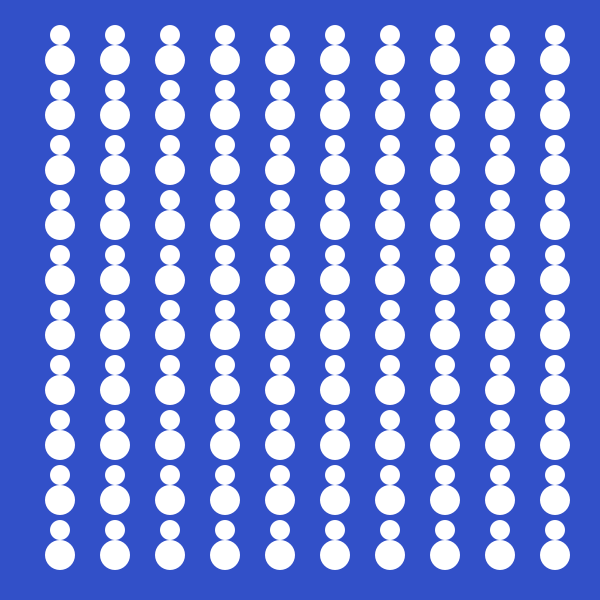
Frame 1 (no input)
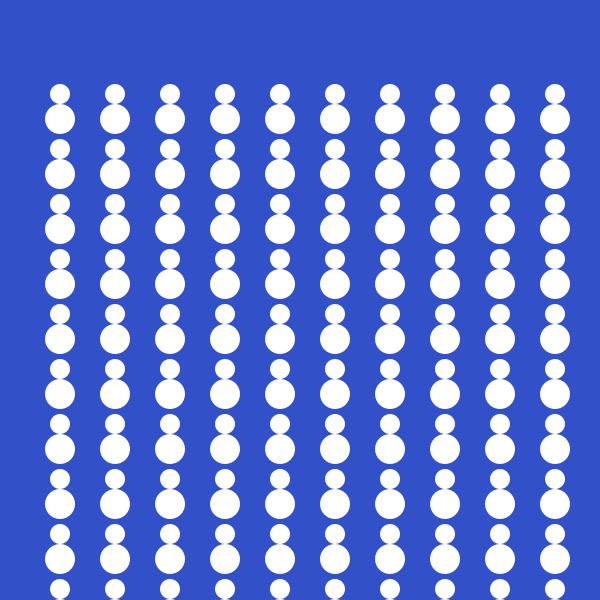
Frame 60 (the mouse pressed at the canvas centre just before this capture)
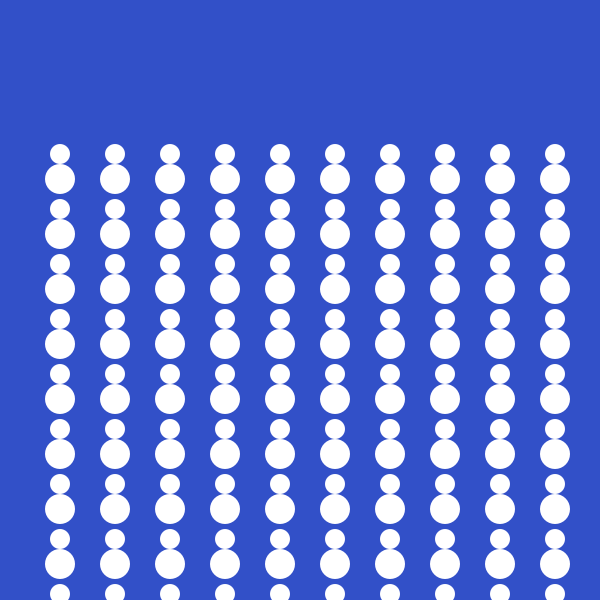
Frame 120 (the mouse held since frame 60 and released just before this capture)

The Processing sketch that drew these frames (run headless with seeded random() and noise(); from frame 60 on, the mouse is pressed at the canvas centre):

// Processing sketch: snowman_functions
// ── snowman_functions.pde
//10.01.12
//ICM Help Session Week 5 
//Create a function to draw a snowman
//Draw 100 snowmen on a grid of 10 x 10
//Move the snowmen

int xPos;
int yPos;

int bigWidth;
int bigHeight;
int littleWidth;
int littleHeight;

int spacingX;
int spacingY;


void setup() {

  size(600, 600);

  xPos = width/10;
  yPos = height/10;

  bigWidth = 30;
  bigHeight = 30;
  littleWidth = 20;
  littleHeight = 20;

  spacingX = 55;
  spacingY = 55;
}

void draw() {

  background (50, 80, 200);

  for (int i = 0; i < 10; i++) {
    for (int j = 0; j < 10; j ++) {
      drawSnowman(xPos + (i * spacingX), yPos + (j * spacingY), bigWidth, bigHeight, littleWidth, littleHeight);
    }
  }

  //height of a single snowman
  int snowmanHeight = bigHeight + littleHeight;
  //snowmanTop will always be tracKing the top row of snowmen
  int snowmanTop = (yPos - (bigHeight/2 + littleHeight)); 

  if (snowmanTop > height) {
    //reset the snowman to the top of the sketch
    yPos = -((snowmanHeight*9) + bigHeight/2 + (9 * (spacingY - snowmanHeight)));
  }
  else {
    yPos = yPos + 1;
  }
}


void drawSnowman(int mainX, int mainY, int mainWidth, int mainHeight, int smallWidth, int smallHeight) {

  noStroke();
  fill(255);
  ellipse(mainX, mainY, mainWidth, mainHeight);
  ellipse(mainX, mainY - mainHeight/2 - smallHeight/2, smallWidth, smallHeight);
}
